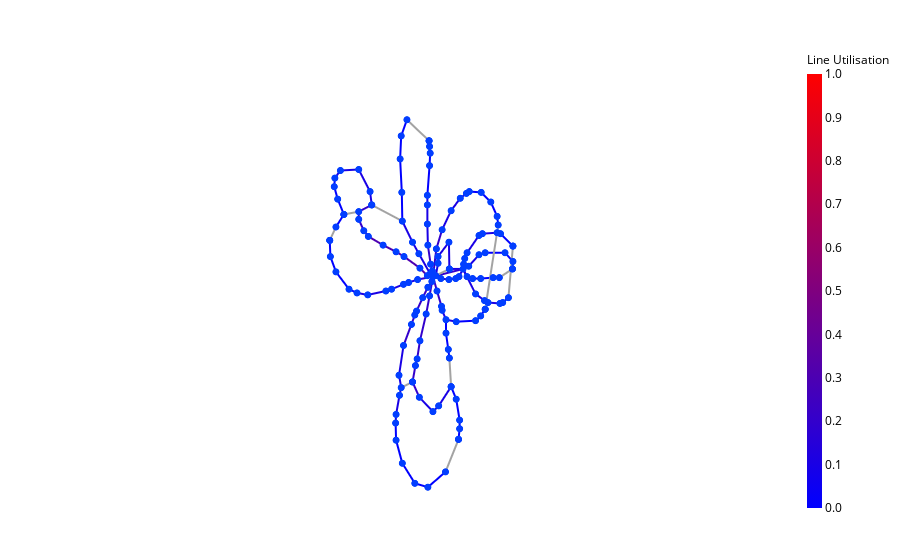

The code cell stored with this chart in its notebook:
### Code cell
from pypsdm.plots.grid import grid_plot

# you can adapt the base map via 'mapbox_style'

grid_plot(
    gwr.grid,
    cmap_lines="fixed_line_rating_scale",
    cmap_line_values=filtered_data,
    cbar_line_title="Line Utilisation",
    mapbox_style="white-bg",
)
